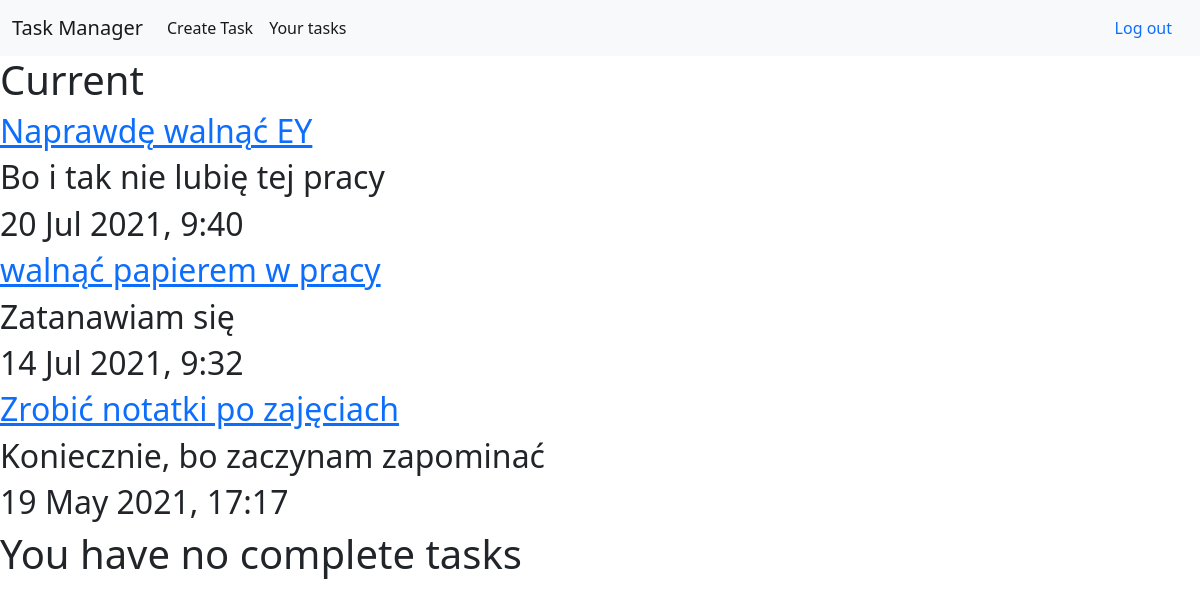
The page /tasks (signed in) on the database its author committed.
### toDo/models.py (models this page shows, shortened)
class Task(models.Model):
    title = models.CharField(max_length=300)
    description = models.TextField(blank=True)
    importance = models.BooleanField(default=False)
    creation_date = models.DateTimeField(auto_now_add=True)
    completion_date = models.DateTimeField(blank=True, null=True)#większość pól z wyjątkiem charfield i textfield wymagają blank i null = True
    user = models.ForeignKey(User, on_delete=models.CASCADE) #on_delete=models.CASCADE = wpis zniknie, jeśli usuniemy usera

### toDo/views.py (the view)
# urls.py: path('tasks', views.tasks, name="tasks"),
@login_required
def tasks(request):
    current = Task.objects.filter(user=request.user, completion_date__isnull=True).order_by('-creation_date') #request.user to jest ten user, aktualnie zalogowany
    complete = Task.objects.filter(user=request.user, completion_date__isnull=False).order_by('-completion_date') #request.user to jest ten user, aktualnie zalogowany
    return render(request, 'tasks.html', {"current": current, "complete": complete})

### toDo/templates/tasks.html (shortened to what this page needs)
{% extends 'base.html' %}
{% block content %}
{% if current %}
<h1>Current</h1>
{% else %}
<h1>You have no more tasks.</h1>
{% endif %}
{% for task in current %}
<a href="{% url 'edit' task.id %}"><h2>{{task.title}}</h2></a>
<h2>{{task.description}}</h2>
<h2>{{task.creation_date|date:"d M Y, G:i"}}</h2>
{% endfor %}
{% if complete %}
<h1>Completed</h1>
{% else %}
<h1>You have no complete tasks</h1>
{% endif %}
{% endblock content %}

### rows shown on the page
Task: title "Naprawdę walnąć EY", description "Bo i tak nie lubię tej pracy", creation_date "20 Jul 2021, 9:40"
Task: title "walnąć papierem w pracy", description "Zatanawiam się", creation_date "14 Jul 2021, 9:32"
Task: title "Zrobić notatki po zajęciach", description "Koniecznie, bo zaczynam zapominać", creation_date "19 May 2021, 17:17"
